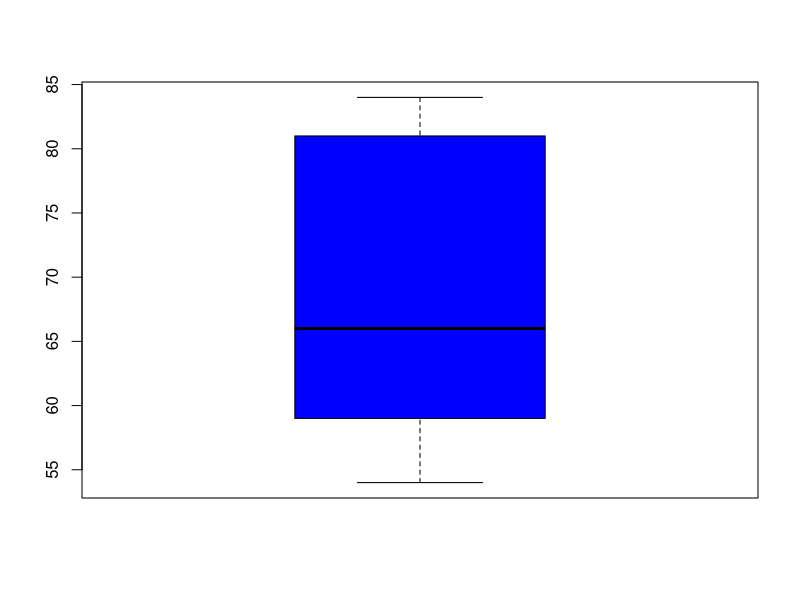

This chart was generated by the following R code:
# remove objects
rm(list=ls())
# detach all libraries
detachAllPackages <- function() {
  basic.packages <- c("package:stats","package:graphics","package:grDevices","package:utils","package:datasets","package:methods","package:base")
  package.list <- search()[ifelse(unlist(gregexpr("package:",search()))==1,TRUE,FALSE)]
  package.list <- setdiff(package.list,basic.packages)
  if (length(package.list)>0)  for (package in package.list) detach(package, character.only=TRUE)
}
detachAllPackages()

#############
# Basic stats
#############

# create vector y
y <- c(0, 4, 4, 5, 7, 10)

# (1) find sum of y using the built-in R function
sumofy <- sum(c(y))
sumofy
# (2) find mean of y using your "own" function
# now do the same thing, but faster using the built-in R function
mean(sumofy)
# (3) find sum of demeaned values
demeanedSum <- NULL
for(i in 1:length(y)){
  demeanedSum[i] <- y[i] - mean(y)
}
demeanedSumSimple <- y - mean(y)
sum(demeanedSumSimple)
# (4) calculate sum of squared error

squareError <- demeanedSum^2
sum(squareError)

###########
# Quantiles
###########

# create vector
quantilesVec <- c(55, 84, 65, 54, 61, 67, 80, 59, 81, 82)

# (1) calculate median 
median(quantilesVec)
# (2) calculate quantiles
quantile(quantilesVec)
boxplot(quantilesVec, col = "blue")
# (3) make a histogram of state median income
pdf("HistogramofState.pdf", width = 10, height = 10)
hist(state.x77[,2], main = "Histogram of state", xlab = "States", ylab = "Frequency", col = "lightblue")
dev.off()


# remember to save your plot as a pdf
